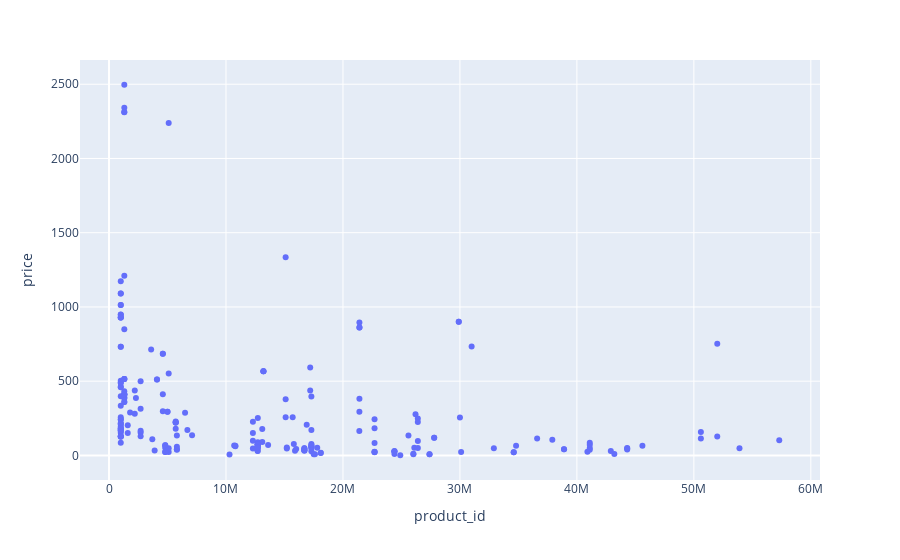

The cell this chart's notebook holds for it:
### Code cell
px.scatter(pdf, x="product_id", y="price")px.box(pdf, x="category_code", y="price")

### Figure 1 — Plotly figure (JSON) as saved in the notebook; plotly's stock layout.template omitted (floating-point values rounded to 4 significant figures; data arrays with more than 128 entries replaced by an {"elided": "..."} marker saying what was removed)
{"data": [{"hovertemplate": "product_id=%{x}<br>price=%{y}<extra></extra>", "legendgroup": "", "marker": {"color": "#636efa", "symbol": "circle"}, "mode": "markers", "name": "", "orientation": "v", "showlegend": false, "type": "scatter", "x": {"elided": "217 int values"}, "xaxis": "x", "y": {"elided": "217 float values"}, "yaxis": "y"}], "layout": {"legend": {"tracegroupgap": 0}, "margin": {"t": 60}, "xaxis": {"anchor": "y", "domain": [0, 1], "title": {"text": "product_id"}}, "yaxis": {"anchor": "x", "domain": [0, 1], "title": {"text": "price"}}}}
